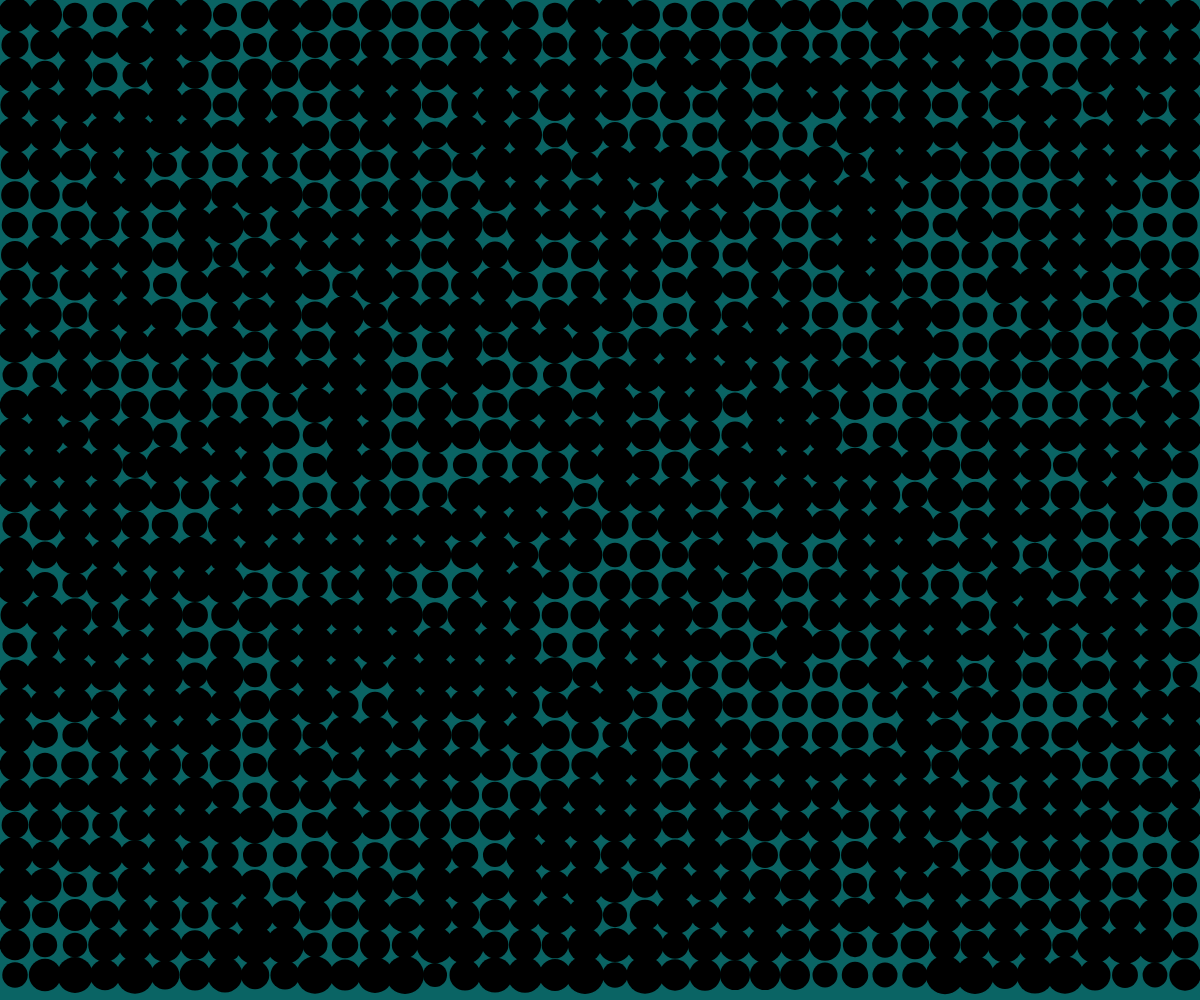
Frame 1 (no input)
Frame 60 (no input): identical to frame 1, image omitted
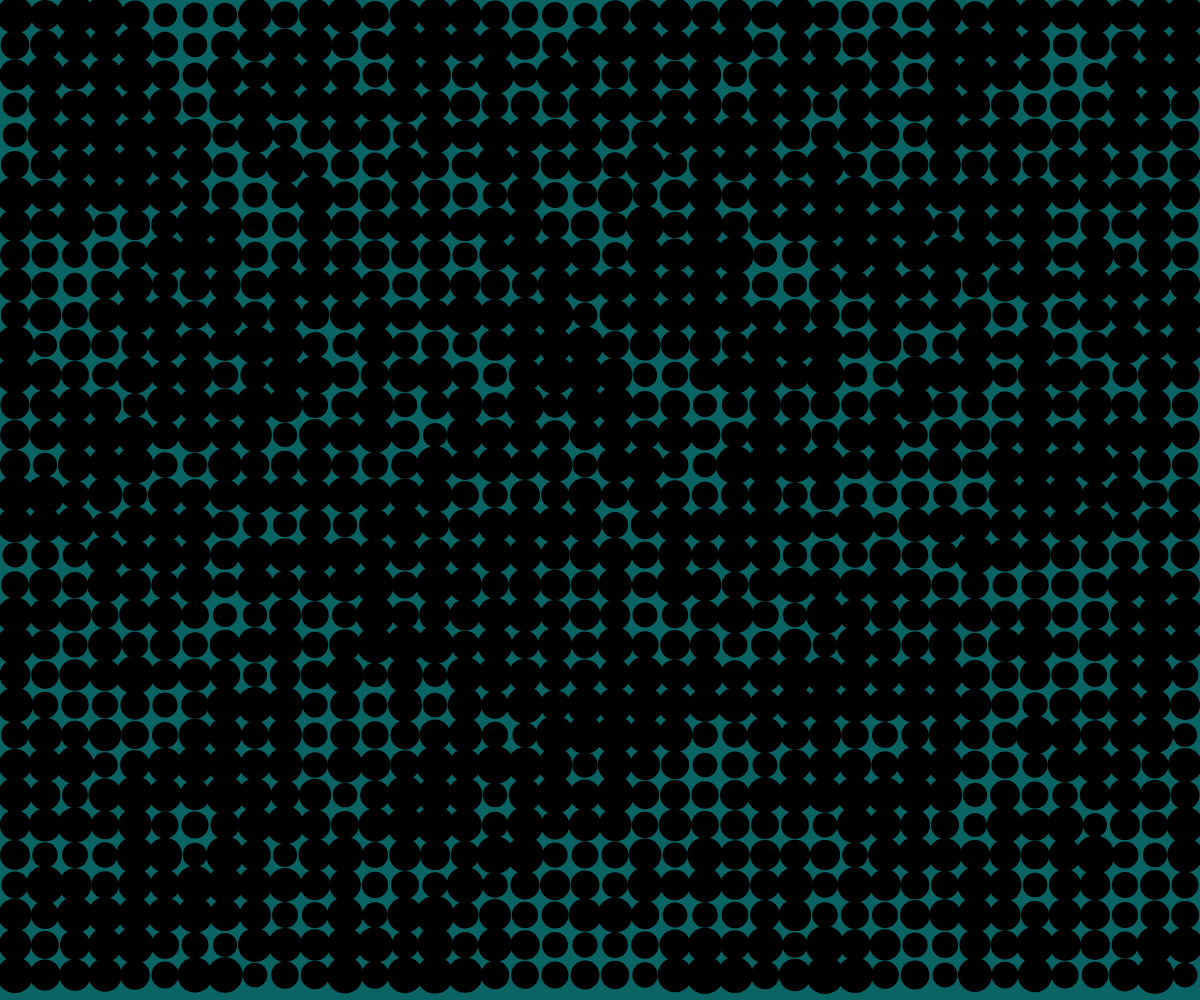
Frame 120 (the mouse pressed at the canvas centre since frame 60)

The p5.js sketch that drew these frames (run headless with seeded random() and noise() and a simulated clock; from frame 60 on, the mouse is pressed at the canvas centre):

// p5.js sketch
// ── sketch.js
// Loop Grid
// Jordan Cho
// Date
//
// Extra for Experts:
// - describe what you did to take this project "above and beyond"
let gridSpace = 30;

function setup() {
  createCanvas(windowWidth, windowHeight);
  circleGrid();
}


function draw() {
  //background(10, 100 , 100);
  //circleGrid();

}
function mousePressed(){
  circleGrid();
}
function circleGrid(){
  background(10, 100 , 100);
  noStroke();
  fill(0);
  for(let x = gridSpace/2; x<width;x+= gridSpace){
    for(let y = gridSpace/2; y<height; y += gridSpace){
      let size = random(gridSpace*0.8, gridSpace*1.3);
      ellipse(x, y, size, size);
    }
  }
}
